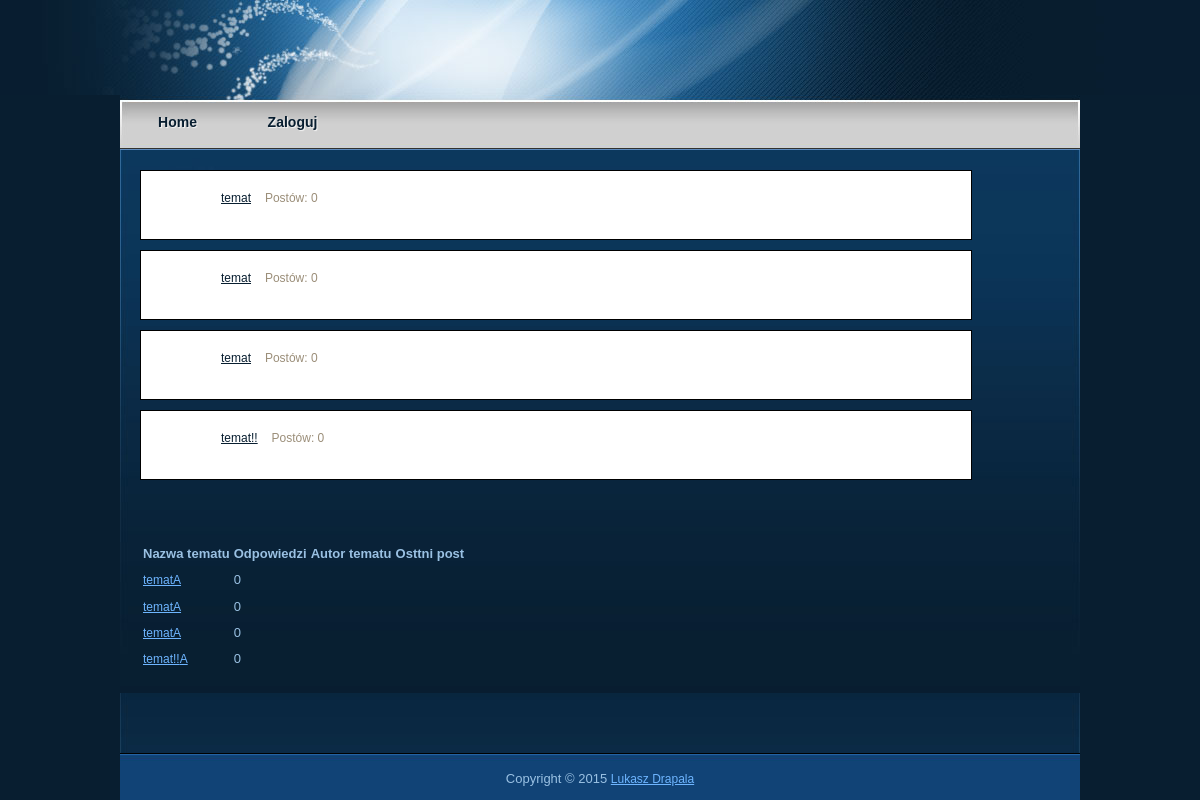
The app's page /section/1 with its own data.
### tables this page shows
CREATE TABLE IF NOT EXISTS `topics` (
  `id` int(11) NOT NULL AUTO_INCREMENT,
  `section_id` int(11) NOT NULL,
  `last_post_id` int(11) DEFAULT NULL,
  `user_id` int(11) NOT NULL,
  `name` varchar(255) NOT NULL,
  `description` tinytext,
  `amount_posts` smallint(6) DEFAULT NULL,
  `is_closed` tinyint(4) NOT NULL DEFAULT '0',
  `created_on` timestamp NOT NULL DEFAULT CURRENT_TIMESTAMP,
  PRIMARY KEY (`id`),
  KEY `fk_topics_sections_idx` (`section_id`),
  KEY `fk_topics_posts1_idx` (`last_post_id`),
  KEY `fk_topics_users1_idx` (`user_id`)
);

### library/Soft/ViewModel.php (called while the page is built, shortened)
<?php
class ViewModel
{
    private $view;
    private $path;
    private $layout;
    public function __construct($view, $path = 'module')
    {
        $this->view = $view;
        $this->path = $path;
    }
    public function setLayout($file, $path = 'module')
    {
        $this->layout = $this->generatePath($file, $path);
        return $this;
    }
    public function render()
    {
        $viewPath = $this->generatePath($this->view, $this->path);
        if ($this->layout) {
            $template = $this->layout;
        } else {
            $template = $viewPath;
        }
        include $template;
        return ob_get_clean();
    }
    public function generatePath($file, $path = 'module')
    {
        $template = getcwd() . '/'. $path . '/' . $file;
        return $template;
    }
    public function includeFile($file, $path = 'module')
    {
        return include $this->generatePath($file, $path);
    }
}

### library/Soft/Application.php (called while the page is built, shortened)
<?php
class Application
{
    public static function init()
    {
        $request = new Request();
        $response = new Response();
        $routeMatcher = new RouteMatcher($request);
        $route = $routeMatcher->match();
        $actionName = $route['action'];
        $params = isset($route['params']) ? $route['params'] : [];
        $controller = new $controllerName;
        $viewModel = call_user_func_array([$controller, $actionName], $params);
        $response->setBody($viewModel->render());
    }
}

### public/index.php (called while the page is built, shortened)
<?php
Soft\Application::init();

### module/Forum/Model/Entity/Section.php (called while the page is built, shortened)
<?php
class Section
{
    private $id;
    public function getId()
    {
        return $this->id;
    }
    public function setId($id)
    {
        $this->id = $id;
        return $this;
    }
}

### library/Soft/AbstractCommand.php (called while the page is built, shortened)
<?php
abstract class AbstractCommand
{
    private $dbConnection;
    public function __construct($dbConnection)
    {
        $this->dbConnection = $dbConnection;
    }
    public function fetchAll($sql)
    {
        $result = $this->query($sql);
        if ($result) {
            return $result->fetch_all(MYSQLI_ASSOC);
        }
        return [];
    }
    public function fetchOne($sql)
    {
        $result = $this->query($sql);
        if ($result) {
            return $result->fetch_assoc();
        }
        return null;
    }
    private function query($sql)
    {
        $result = $this->dbConnection->query($sql);
        return $result;
    }
}

### module/Forum/Model/Entity/Command/Section/RetrieveOneCommand.php (called while the page is built, shortened)
<?php
class RetrieveOneCommand extends AbstractCommand
{
    private $sectionId;
    public function setSectionId($id)
    {
        $this->sectionId = $id;
    }
    public function execute()
    {
        $sql = "SELECT s.id AS s_id, s.name AS s_name, s.description AS s_description, s.amount_topics AS t_amount_topics, s.is_closed AS s_is_closed, s.created_on AS s_created_on, ";
        $sql .= "u.id AS u_id, u.username AS u_username, u.email AS u_email, u.amount_posts AS u_amount_posts ";
        $sql .= "FROM sections s ";
        $sql .= "INNER JOIN users u on s.user_id = u.id ";
        $sql .= "WHERE s.id = " . $this->escapeString($this->sectionId);
        $row = $this->fetchOne($sql);
        $sectionManager = SectionManagerFactory::create();
        $userManager = UserManagerFactory::create();
        $user = $userManager->create($row);
        $section = $sectionManager->create($row);
        $section->setUser($user);
        return $section;
    }
}

### module/Forum/Controller/TopicController.php (called while the page is built, shortened)
<?php
class TopicController extends AbstractController
{
    public function listAction($sectionId)
    {
        $section = $this->retrieveSection($sectionId);
        $command = CommandFactory::create('Topic\RetrieveAllWithLastPost');
        $command->setSectionId($sectionId);
        $topics = $command->execute();
        return $this->createViewModel(
                'Forum/view/topic/list.phtml',
                [
                    'topics' => $topics,
                    'section' => $section
                ]
            );
    }
    private function retrieveSection($id)
    {
        $command = CommandFactory::create("Section\RetrieveOne");
        $command->setSectionId($id);
        $section = $command->execute();
        return $section;
    }
}

### module/Forum/Model/Entity/Topic.php (called while the page is built, shortened)
<?php
class Topic
{
    private $id;
    private $name;
    private $amountPosts;
    private $section;
    public function getId()
    {
        return $this->id;
    }
    public function getName()
    {
        return $this->name;
    }
    public function getAmountPosts()
    {
        return $this->amountPosts;
    }
    public function getSection()
    {
        return $this->section;
    }
    public function setId($id)
    {
        $this->id = $id;
        return $this;
    }
    public function setName($name)
    {
        $this->name = $name;
        return $this;
    }
    public function setAmountPosts($amountPosts)
    {
        $this->amountPosts = $amountPosts;
        return $this;
    }
    public function setSection(Section $section = null)
    {
        $this->section = $section;
        return $this;
    }
}

### module/Forum/Model/Entity/Command/Topic/RetrieveAllWithLastPostCommand.php (called while the page is built, shortened)
<?php
class RetrieveAllWithLastPostCommand extends AbstractCommand
{
    private $sectionId;
    public function setSectionId($id)
    {
        $this->sectionId = $id;
    }
    public function execute()
    {
        $sql = "SELECT t.id AS t_id, t.name AS t_name, t.amount_posts AS t_amount_posts, t.created_on AS t_created_on, ";
        $sql .= "p.id AS p_id, p.created_on AS p_created_on, ";
        $sql .= "u.id AS u_id, u.username AS u_username, ";
        $sql .= "ut.id AS ut_id, ut.username AS ut_username, ";
        $sql .= "s.id AS s_id ";
        $sql .= "FROM topics t ";
        $sql .= "INNER JOIN sections s on s.id = t.section_id ";
        $sql .= "INNER JOIN users ut on ut.id = t.user_id ";
        $sql .= "LEFT JOIN posts p on p.id = t.last_post_id ";
        $sql .= "LEFT JOIN users u on u.id = p.user_id ";
        $sql .= "WHERE s.id = " . $this->sectionId . " ";
        $sql .= "ORDER BY t.created_on DESC";
        $rows = $this->fetchAll($sql);
        $sectionManager = SectionManagerFactory::create();
        $topicManager = TopicManagerFactory::create();
        $userManager = UserManagerFactory::create();
        $collection = [];
        foreach ($rows as $row) {
            $topic = $topicManager->create($row);
            $section = $sectionManager->create($row);
            $topic->setSection($section);
            $user = $userManager->create();
            $user->setId($row["ut_id"]);
            $user->setUsername($row["ut_username"]);
            $topic->setUser($user);
            $collection[] = $topic;
        }
        return $collection;
    }
}

### module/Forum/Service/UriService.php (called while the page is built, shortened)
<?php
class UriService
{
    private $routes = [];
    public function __construct(array $routes, $domain)
    {
        $this->routes = $routes;
    }
    public function generate($name, $params = [])
    {
        $query = [];
        $pattern = $this->routes[$name]['pattern'];
        foreach ($params as $name=>$value) {
            $param = '[:' . $name . ']';
            if (strpos($pattern, $param) !== false) {
                $pattern = str_replace($param, $value , $pattern);
            } else {
                $query[] = $name . "=" . $value;
            }
        }
        if ($query) {
            $url = $pattern . "?" . implode("&", $query);
        } else {
            $url = $pattern;
        }
        return $url;
    }
}

### module/Forum/view/topic/list.phtml (the view, shortened to what this page needs)
<div id="comment_section">
    <ol class="comments first_level">
        <?php foreach ($this->topics as $topic) { ?>
            <li>
                <div class="comment_box commentbox1">
                    <div class="comment_text">
                        <div class="comment_author">
                            <a href="<?php echo $this->_uri->generate("topic-view", ["sectionId" => $this->section->getId(), "topicId" => $topic->getId()]) ?>" style="color: #081e30"><?php echo $topic->getName(); ?></a>
                            <span class="date">Postów: <?php echo $topic->getAmountPosts(); ?></span>
                        </div>
                    </div>
                </div>
            </li>
        <?php } ?>
    </ol>
</div>
<table>
    <thead>
        <tr>
            <th>Nazwa tematu</th>
            <th>Odpowiedzi</th>
            <th>Autor tematu</th>
            <th>Osttni post</th>
        </tr>
    </thead>
    <tbody>
        <?php foreach ($this->topics as $topic) { ?>
        <tr>
            <td><a href="/section/<?php echo $topic->getSection()->getId() ?>/topic/<?php echo $topic->getId() ?>"><?php echo $topic->getName(); ?>A</a></td>
            <td><?php echo $topic->getAmountPosts(); ?></td>
            <td><?php echo ($topic->getLastPost()) ? $topic->getLastPost()->getUsername() : ""; ?></td>
            <td><?php echo ($topic->getLastPost()) ? $topic->getLastPost()->getCreatedOnAsString() : ""; ?></td>
        </tr>
        <?php } ?>
    </tbody>
</table>

### public/web/layout/style.css (style rules this page uses)
body { margin: 0; padding: 0; color: #9ac1e3; font-family: Tahoma, Geneva, sans-serif; font-size: 13px; line-height: 1.7em; background-color: #081e30; background-image: url(images/forum_body.jpg); background-repeat: no-repeat; background-position: top center }
a, a:link, a:visited { color: #6eb5ff; font-weight: normal; text-decoration: underline; font-size: 12px; }
.date { padding: 20px 0 0 0; font-size: 60px; color: #fff; margin-bottom: 10px; }
#comment_section { clear: both; margin-bottom: 60px; width: 800px; }
.first_level { margin: 0; padding: 0; }
.comments { list-style: none; }
.comments li { margin-bottom: 10px; list-style:none; }
.comments li .commentbox1 { border: 1px solid #000; background: #FFF; }
.comments li .comment_box { clear: both; width:100%; padding: 15px; }
.comment_box .comment_text { margin: 0 0 0 65px; }
.comment_text .comment_author { font-size: 14px; color: #000000; margin-bottom: 10px; }
.comment_text .date { font-size: 12px; font-weight: normal; color: #9b8e79; padding-left: 10px; }

### records on screen
topics: name "temat", AmountPosts "0"
topics: name "temat", AmountPosts "0"
topics: name "temat", AmountPosts "0"
topics: name "temat!!", AmountPosts "0"
